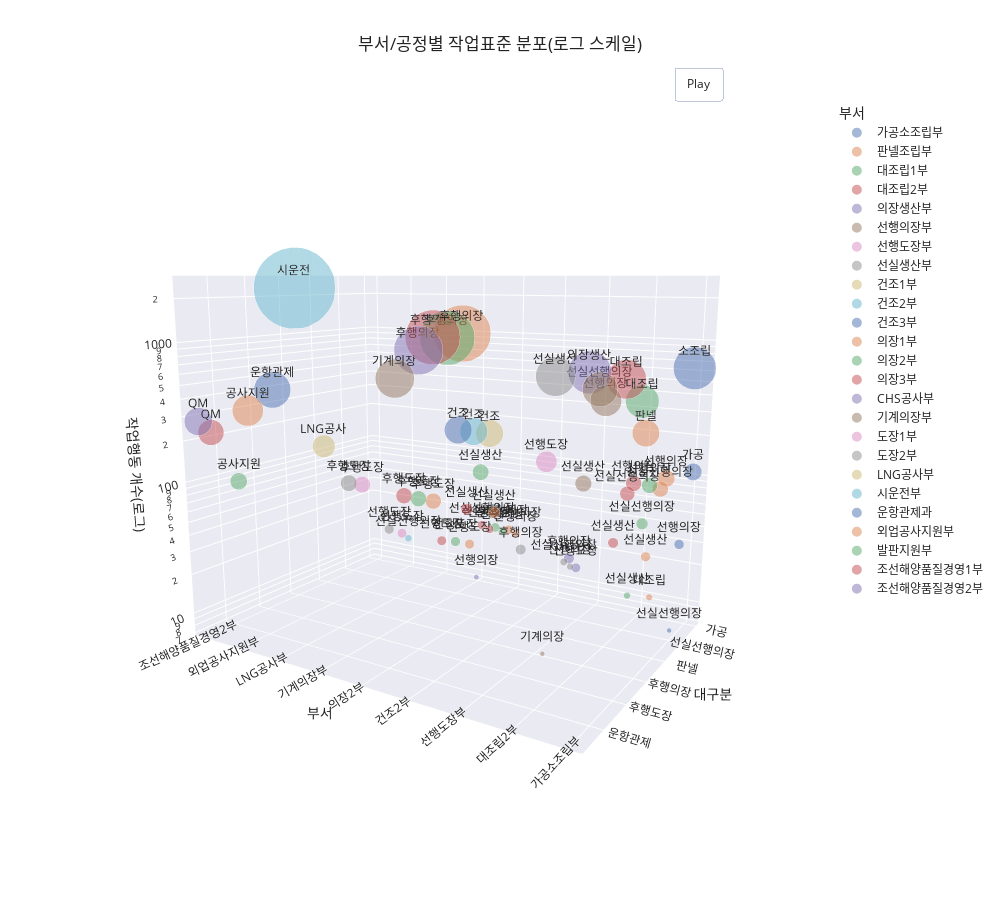

Source (notebook cell):
### Code cell
# Use for animation rotation
fig.update_layout(scene_camera_eye=dict(x=x_eye, y=y_eye, z=z_eye),
                  updatemenus=[dict(type='buttons',
                                    showactive=False,
                                    y=1,
                                    x=0.8,
                                    xanchor='left',
                                    yanchor='bottom',
                                    pad=dict(t=45, r=10),
                                    buttons=[dict(label='Play',
                                                  method='animate',
                                                  args=[None, dict(frame=dict(duration=250, redraw=True),
                                                                   transition=dict(duration=0),
                                                                   fromcurrent=True,
                                                                   mode='immediate'
                                                                   )]
                                                  )
                                             ]
                                    )
                               ]
                  )

def rotate_z(x, y, z, theta):
    w = x + 1j * y
    return np.real(np.exp(1j * theta) * w), np.imag(np.exp(1j * theta) * w), z

frames = []

for t in np.arange(0, 6.26, 0.1):
    xe, ye, ze = rotate_z(x_eye, y_eye, z_eye, -t)
    frames.append(go.Frame(layout=dict(scene_camera_eye=dict(x=xe, y=ye, z=ze))))
fig.frames = frames


fig.write_html("./results/My3dPlot.html")
pio.show(fig)

### Figure 1 — Plotly figure (JSON) as saved in the notebook; plotly's stock layout.template omitted (floating-point values rounded to 4 significant figures)
{"data": [{"customdata": [["가공소조립부"], ["가공소조립부"], ["가공소조립부"], ["가공소조립부"]], "hovertemplate": "<b>%{hovertext}</b><br><br>대구분=%{text}<br>작업행동 개수(로그)=%{marker.size}<extra></extra>", "hovertext": ["가공소조립부", "가공소조립부", "가공소조립부", "가공소조립부"], "legendgroup": "", "marker": {"color": "rgb(76,114,176)", "opacity": 0.5, "size": [107, 650, 34, 8], "sizemode": "area", "sizeref": 0.3731, "symbol": "circle"}, "mode": "markers+text", "name": "가공소조립부", "scene": "scene", "showlegend": true, "text": ["가공", "소조립", "선행의장", "선실선행의장"], "type": "scatter3d", "x": ["가공소조립부", "가공소조립부", "가공소조립부", "가공소조립부"], "y": ["가공", "소조립", "선행의장", "선실선행의장"], "z": [107, 650, 34, 8]}, {"customdata": [["판넬조립부"], ["판넬조립부"], ["판넬조립부"], ["판넬조립부"], ["판넬조립부"]], "hovertemplate": "<b>%{hovertext}</b><br><br>대구분=%{text}<br>작업행동 개수(로그)=%{marker.size}<extra></extra>", "hovertext": ["판넬조립부", "판넬조립부", "판넬조립부", "판넬조립부", "판넬조립부"], "legendgroup": "", "marker": {"color": "rgb(221,132,82)", "opacity": 0.5, "size": [15, 103, 91, 33, 265], "sizemode": "area", "sizeref": 0.3731, "symbol": "circle"}, "mode": "markers+text", "name": "판넬조립부", "scene": "scene", "showlegend": true, "text": ["대조립", "선행의장", "선실선행의장", "선실생산", "판넬"], "type": "scatter3d", "x": ["판넬조립부", "판넬조립부", "판넬조립부", "판넬조립부", "판넬조립부"], "y": ["대조립", "선행의장", "선실선행의장", "선실생산", "판넬"], "z": [15, 103, 91, 33, 265]}, {"customdata": [["대조립1부"], ["대조립1부"], ["대조립1부"], ["대조립1부"]], "hovertemplate": "<b>%{hovertext}</b><br><br>대구분=%{text}<br>작업행동 개수(로그)=%{marker.size}<extra></extra>", "hovertext": ["대조립1부", "대조립1부", "대조립1부", "대조립1부"], "legendgroup": "", "marker": {"color": "rgb(85,168,104)", "opacity": 0.5, "size": [398, 88, 48, 16], "sizemode": "area", "sizeref": 0.3731, "symbol": "circle"}, "mode": "markers+text", "name": "대조립1부", "scene": "scene", "showlegend": true, "text": ["대조립", "선행의장", "선실선행의장", "선실생산"], "type": "scatter3d", "x": ["대조립1부", "대조립1부", "대조립1부", "대조립1부"], "y": ["대조립", "선행의장", "선실선행의장", "선실생산"], "z": [398, 88, 48, 16]}, {"customdata": [["대조립2부"], ["대조립2부"], ["대조립2부"], ["대조립2부"]], "hovertemplate": "<b>%{hovertext}</b><br><br>대구분=%{text}<br>작업행동 개수(로그)=%{marker.size}<extra></extra>", "hovertext": ["대조립2부", "대조립2부", "대조립2부", "대조립2부"], "legendgroup": "", "marker": {"color": "rgb(196,78,82)", "opacity": 0.5, "size": [559, 88, 78, 38], "sizemode": "area", "sizeref": 0.3731, "symbol": "circle"}, "mode": "markers+text", "name": "대조립2부", "scene": "scene", "showlegend": true, "text": ["대조립", "선행의장", "선실선행의장", "선실생산"], "type": "scatter3d", "x": ["대조립2부", "대조립2부", "대조립2부", "대조립2부"], "y": ["대조립", "선행의장", "선실선행의장", "선실생산"], "z": [559, 88, 78, 38]}, {"customdata": [["의장생산부"], ["의장생산부"], ["의장생산부"]], "hovertemplate": "<b>%{hovertext}</b><br><br>대구분=%{text}<br>작업행동 개수(로그)=%{marker.size}<extra></extra>", "hovertext": ["의장생산부", "의장생산부", "의장생산부"], "legendgroup": "", "marker": {"color": "rgb(129,114,179)", "opacity": 0.5, "size": [665, 30, 38], "sizemode": "area", "sizeref": 0.3731, "symbol": "circle"}, "mode": "markers+text", "name": "의장생산부", "scene": "scene", "showlegend": true, "text": ["의장생산", "선행도장", "후행의장"], "type": "scatter3d", "x": ["의장생산부", "의장생산부", "의장생산부"], "y": ["의장생산", "선행도장", "후행의장"], "z": [665, 30, 38]}, {"customdata": [["선행의장부"], ["선행의장부"], ["선행의장부"], ["선행의장부"]], "hovertemplate": "<b>%{hovertext}</b><br><br>대구분=%{text}<br>작업행동 개수(로그)=%{marker.size}<extra></extra>", "hovertext": ["선행의장부", "선행의장부", "선행의장부", "선행의장부"], "legendgroup": "", "marker": {"color": "rgb(147,120,96)", "opacity": 0.5, "size": [353, 443, 97, 8], "sizemode": "area", "sizeref": 0.3731, "symbol": "circle"}, "mode": "markers+text", "name": "선행의장부", "scene": "scene", "showlegend": true, "text": ["선행의장", "선실선행의장", "선실생산", "기계의장"], "type": "scatter3d", "x": ["선행의장부", "선행의장부", "선행의장부", "선행의장부"], "y": ["선행의장", "선실선행의장", "선실생산", "기계의장"], "z": [353, 443, 97, 8]}, {"customdata": [["선행도장부"]], "hovertemplate": "<b>%{hovertext}</b><br><br>대구분=%{text}<br>작업행동 개수(로그)=%{marker.size}<extra></extra>", "hovertext": ["선행도장부"], "legendgroup": "", "marker": {"color": "rgb(218,139,195)", "opacity": 0.5, "size": [159], "sizemode": "area", "sizeref": 0.3731, "symbol": "circle"}, "mode": "markers+text", "name": "선행도장부", "scene": "scene", "showlegend": true, "text": ["선행도장"], "type": "scatter3d", "x": ["선행도장부"], "y": ["선행도장"], "z": [159]}, {"customdata": [["선실생산부"], ["선실생산부"], ["선실생산부"], ["선실생산부"]], "hovertemplate": "<b>%{hovertext}</b><br><br>대구분=%{text}<br>작업행동 개수(로그)=%{marker.size}<extra></extra>", "hovertext": ["선실생산부", "선실생산부", "선실생산부", "선실생산부"], "legendgroup": "", "marker": {"color": "rgb(140,140,140)", "opacity": 0.5, "size": [16, 19, 562, 38], "sizemode": "area", "sizeref": 0.3731, "symbol": "circle"}, "mode": "markers+text", "name": "선실생산부", "scene": "scene", "showlegend": true, "text": ["선행의장", "선실선행의장", "선실생산", "후행의장"], "type": "scatter3d", "x": ["선실생산부", "선실생산부", "선실생산부", "선실생산부"], "y": ["선행의장", "선실선행의장", "선실생산", "후행의장"], "z": [16, 19, 562, 38]}, {"customdata": [["건조1부"]], "hovertemplate": "<b>%{hovertext}</b><br><br>대구분=%{text}<br>작업행동 개수(로그)=%{marker.size}<extra></extra>", "hovertext": ["건조1부"], "legendgroup": "", "marker": {"color": "rgb(204,185,116)", "opacity": 0.5, "size": [271], "sizemode": "area", "sizeref": 0.3731, "symbol": "circle"}, "mode": "markers+text", "name": "건조1부", "scene": "scene", "showlegend": true, "text": ["건조"], "type": "scatter3d", "x": ["건조1부"], "y": ["건조"], "z": [271]}, {"customdata": [["건조2부"]], "hovertemplate": "<b>%{hovertext}</b><br><br>대구분=%{text}<br>작업행동 개수(로그)=%{marker.size}<extra></extra>", "hovertext": ["건조2부"], "legendgroup": "", "marker": {"color": "rgb(100,181,205)", "opacity": 0.5, "size": [272], "sizemode": "area", "sizeref": 0.3731, "symbol": "circle"}, "mode": "markers+text", "name": "건조2부", "scene": "scene", "showlegend": true, "text": ["건조"], "type": "scatter3d", "x": ["건조2부"], "y": ["건조"], "z": [272]}, {"customdata": [["건조3부"]], "hovertemplate": "<b>%{hovertext}</b><br><br>대구분=%{text}<br>작업행동 개수(로그)=%{marker.size}<extra></extra>", "hovertext": ["건조3부"], "legendgroup": "", "marker": {"color": "rgb(76,114,176)", "opacity": 0.5, "size": [271], "sizemode": "area", "sizeref": 0.3731, "symbol": "circle"}, "mode": "markers+text", "name": "건조3부", "scene": "scene", "showlegend": true, "text": ["건조"], "type": "scatter3d", "x": ["건조3부"], "y": ["건조"], "z": [271]}, {"customdata": [["의장1부"], ["의장1부"], ["의장1부"], ["의장1부"], ["의장1부"], ["의장1부"]], "hovertemplate": "<b>%{hovertext}</b><br><br>대구분=%{text}<br>작업행동 개수(로그)=%{marker.size}<extra></extra>", "hovertext": ["의장1부", "의장1부", "의장1부", "의장1부", "의장1부", "의장1부"], "legendgroup": "", "marker": {"color": "rgb(221,132,82)", "opacity": 0.5, "size": [25, 29, 32, 46, 1167, 88], "sizemode": "area", "sizeref": 0.3731, "symbol": "circle"}, "mode": "markers+text", "name": "의장1부", "scene": "scene", "showlegend": true, "text": ["선행의장", "선실선행의장", "선행도장", "선실생산", "후행의장", "후행도장"], "type": "scatter3d", "x": ["의장1부", "의장1부", "의장1부", "의장1부", "의장1부", "의장1부"], "y": ["선행의장", "선실선행의장", "선행도장", "선실생산", "후행의장", "후행도장"], "z": [25, 29, 32, 46, 1167, 88]}, {"customdata": [["의장2부"], ["의장2부"], ["의장2부"], ["의장2부"], ["의장2부"], ["의장2부"]], "hovertemplate": "<b>%{hovertext}</b><br><br>대구분=%{text}<br>작업행동 개수(로그)=%{marker.size}<extra></extra>", "hovertext": ["의장2부", "의장2부", "의장2부", "의장2부", "의장2부", "의장2부"], "legendgroup": "", "marker": {"color": "rgb(85,168,104)", "opacity": 0.5, "size": [25, 29, 32, 93, 1078, 88], "sizemode": "area", "sizeref": 0.3731, "symbol": "circle"}, "mode": "markers+text", "name": "의장2부", "scene": "scene", "showlegend": true, "text": ["선행의장", "선실선행의장", "선행도장", "선실생산", "후행의장", "후행도장"], "type": "scatter3d", "x": ["의장2부", "의장2부", "의장2부", "의장2부", "의장2부", "의장2부"], "y": ["선행의장", "선실선행의장", "선행도장", "선실생산", "후행의장", "후행도장"], "z": [25, 29, 32, 93, 1078, 88]}, {"customdata": [["의장3부"], ["의장3부"], ["의장3부"], ["의장3부"], ["의장3부"], ["의장3부"]], "hovertemplate": "<b>%{hovertext}</b><br><br>대구분=%{text}<br>작업행동 개수(로그)=%{marker.size}<extra></extra>", "hovertext": ["의장3부", "의장3부", "의장3부", "의장3부", "의장3부", "의장3부"], "legendgroup": "", "marker": {"color": "rgb(196,78,82)", "opacity": 0.5, "size": [25, 29, 31, 45, 1076, 89], "sizemode": "area", "sizeref": 0.3731, "symbol": "circle"}, "mode": "markers+text", "name": "의장3부", "scene": "scene", "showlegend": true, "text": ["선행의장", "선실선행의장", "선행도장", "선실생산", "후행의장", "후행도장"], "type": "scatter3d", "x": ["의장3부", "의장3부", "의장3부", "의장3부", "의장3부", "의장3부"], "y": ["선행의장", "선실선행의장", "선행도장", "선실생산", "후행의장", "후행도장"], "z": [25, 29, 31, 45, 1076, 89]}, {"customdata": [["CHS공사부"], ["CHS공사부"]], "hovertemplate": "<b>%{hovertext}</b><br><br>대구분=%{text}<br>작업행동 개수(로그)=%{marker.size}<extra></extra>", "hovertext": ["CHS공사부", "CHS공사부"], "legendgroup": "", "marker": {"color": "rgb(129,114,179)", "opacity": 0.5, "size": [9, 859], "sizemode": "area", "sizeref": 0.3731, "symbol": "circle"}, "mode": "markers+text", "name": "CHS공사부", "scene": "scene", "showlegend": true, "text": ["선행의장", "후행의장"], "type": "scatter3d", "x": ["CHS공사부", "CHS공사부"], "y": ["선행의장", "후행의장"], "z": [9, 859]}, {"customdata": [["기계의장부"]], "hovertemplate": "<b>%{hovertext}</b><br><br>대구분=%{text}<br>작업행동 개수(로그)=%{marker.size}<extra></extra>", "hovertext": ["기계의장부"], "legendgroup": "", "marker": {"color": "rgb(147,120,96)", "opacity": 0.5, "size": [543], "sizemode": "area", "sizeref": 0.3731, "symbol": "circle"}, "mode": "markers+text", "name": "기계의장부", "scene": "scene", "showlegend": true, "text": ["기계의장"], "type": "scatter3d", "x": ["기계의장부"], "y": ["기계의장"], "z": [543]}, {"customdata": [["도장1부"], ["도장1부"]], "hovertemplate": "<b>%{hovertext}</b><br><br>대구분=%{text}<br>작업행동 개수(로그)=%{marker.size}<extra></extra>", "hovertext": ["도장1부", "도장1부"], "legendgroup": "", "marker": {"color": "rgb(218,139,195)", "opacity": 0.5, "size": [31, 96], "sizemode": "area", "sizeref": 0.3731, "symbol": "circle"}, "mode": "markers+text", "name": "도장1부", "scene": "scene", "showlegend": true, "text": ["선행도장", "후행도장"], "type": "scatter3d", "x": ["도장1부", "도장1부"], "y": ["선행도장", "후행도장"], "z": [31, 96]}, {"customdata": [["도장2부"], ["도장2부"]], "hovertemplate": "<b>%{hovertext}</b><br><br>대구분=%{text}<br>작업행동 개수(로그)=%{marker.size}<extra></extra>", "hovertext": ["도장2부", "도장2부"], "legendgroup": "", "marker": {"color": "rgb(140,140,140)", "opacity": 0.5, "size": [32, 95], "sizemode": "area", "sizeref": 0.3731, "symbol": "circle"}, "mode": "markers+text", "name": "도장2부", "scene": "scene", "showlegend": true, "text": ["선행도장", "후행도장"], "type": "scatter3d", "x": ["도장2부", "도장2부"], "y": ["선행도장", "후행도장"], "z": [32, 95]}, {"customdata": [["LNG공사부"]], "hovertemplate": "<b>%{hovertext}</b><br><br>대구분=%{text}<br>작업행동 개수(로그)=%{marker.size}<extra></extra>", "hovertext": ["LNG공사부"], "legendgroup": "", "marker": {"color": "rgb(204,185,116)", "opacity": 0.5, "size": [182], "sizemode": "area", "sizeref": 0.3731, "symbol": "circle"}, "mode": "markers+text", "name": "LNG공사부", "scene": "scene", "showlegend": true, "text": ["LNG공사"], "type": "scatter3d", "x": ["LNG공사부"], "y": ["LNG공사"], "z": [182]}, {"customdata": [["시운전부"], ["시운전부"]], "hovertemplate": "<b>%{hovertext}</b><br><br>대구분=%{text}<br>작업행동 개수(로그)=%{marker.size}<extra></extra>", "hovertext": ["시운전부", "시운전부"], "legendgroup": "", "marker": {"color": "rgb(100,181,205)", "opacity": 0.5, "size": [17, 2388], "sizemode": "area", "sizeref": 0.3731, "symbol": "circle"}, "mode": "markers+text", "name": "시운전부", "scene": "scene", "showlegend": true, "text": ["선실선행의장", "시운전"], "type": "scatter3d", "x": ["시운전부", "시운전부"], "y": ["선실선행의장", "시운전"], "z": [17, 2388]}, {"customdata": [["운항관제과"]], "hovertemplate": "<b>%{hovertext}</b><br><br>대구분=%{text}<br>작업행동 개수(로그)=%{marker.size}<extra></extra>", "hovertext": ["운항관제과"], "legendgroup": "", "marker": {"color": "rgb(76,114,176)", "opacity": 0.5, "size": [477], "sizemode": "area", "sizeref": 0.3731, "symbol": "circle"}, "mode": "markers+text", "name": "운항관제과", "scene": "scene", "showlegend": true, "text": ["운항관제"], "type": "scatter3d", "x": ["운항관제과"], "y": ["운항관제"], "z": [477]}, {"customdata": [["외업공사지원부"]], "hovertemplate": "<b>%{hovertext}</b><br><br>대구분=%{text}<br>작업행동 개수(로그)=%{marker.size}<extra></extra>", "hovertext": ["외업공사지원부"], "legendgroup": "", "marker": {"color": "rgb(221,132,82)", "opacity": 0.5, "size": [344], "sizemode": "area", "sizeref": 0.3731, "symbol": "circle"}, "mode": "markers+text", "name": "외업공사지원부", "scene": "scene", "showlegend": true, "text": ["공사지원"], "type": "scatter3d", "x": ["외업공사지원부"], "y": ["공사지원"], "z": [344]}, {"customdata": [["발판지원부"]], "hovertemplate": "<b>%{hovertext}</b><br><br>대구분=%{text}<br>작업행동 개수(로그)=%{marker.size}<extra></extra>", "hovertext": ["발판지원부"], "legendgroup": "", "marker": {"color": "rgb(85,168,104)", "opacity": 0.5, "size": [103], "sizemode": "area", "sizeref": 0.3731, "symbol": "circle"}, "mode": "markers+text", "name": "발판지원부", "scene": "scene", "showlegend": true, "text": ["공사지원"], "type": "scatter3d", "x": ["발판지원부"], "y": ["공사지원"], "z": [103]}, {"customdata": [["조선해양품질경영1부"]], "hovertemplate": "<b>%{hovertext}</b><br><br>대구분=%{text}<br>작업행동 개수(로그)=%{marker.size}<extra></extra>", "hovertext": ["조선해양품질경영1부"], "legendgroup": "", "marker": {"color": "rgb(196,78,82)", "opacity": 0.5, "size": [238], "sizemode": "area", "sizeref": 0.3731, "symbol": "circle"}, "mode": "markers+text", "name": "조선해양품질경영1부", "scene": "scene", "showlegend": true, "text": ["QM"], "type": "scatter3d", "x": ["조선해양품질경영1부"], "y": ["QM"], "z": [238]}, {"customdata": [["조선해양품질경영2부"]], "hovertemplate": "<b>%{hovertext}</b><br><br>대구분=%{text}<br>작업행동 개수(로그)=%{marker.size}<extra></extra>", "hovertext": ["조선해양품질경영2부"], "legendgroup": "", "marker": {"color": "rgb(129,114,179)", "opacity": 0.5, "size": [278], "sizemode": "area", "sizeref": 0.3731, "symbol": "circle"}, "mode": "markers+text", "name": "조선해양품질경영2부", "scene": "scene", "showlegend": true, "text": ["QM"], "type": "scatter3d", "x": ["조선해양품질경영2부"], "y": ["QM"], "z": [278]}], "layout": {"height": 900, "legend": {"itemsizing": "constant", "title": {"text": "부서"}, "tracegroupgap": 0}, "scene": {"camera": {"eye": {"x": -1.25, "y": 2, "z": 0.5}}, "domain": {"x": [0, 1], "y": [0, 1]}, "xaxis": {"categoryarray": ["가공소조립부", "판넬조립부", "대조립1부", "대조립2부", "의장생산부", "선행의장부", "선행도장부", "선실생산부", "건조1부", "건조2부", "건조3부", "의장1부", "의장2부", "의장3부", "CHS공사부", "기계의장부", "도장1부", "도장2부", "LNG공사부", "시운전부", "운항관제과", "외업공사지원부", "발판지원부", "조선해양품질경영1부", "조선해양품질경영2부"], "categoryorder": "array", "title": {"text": "부서"}}, "yaxis": {"title": {"text": "대구분"}}, "zaxis": {"title": {"text": "작업행동 개수(로그)"}, "type": "log"}}, "title": {"text": "부서/공정별 작업표준 분포(로그 스케일)"}, "updatemenus": [{"buttons": [{"args": [null, {"frame": {"duration": 250, "redraw": true}, "fromcurrent": true, "mode": "immediate", "transition": {"duration": 0}}], "label": "Play", "method": "animate"}], "pad": {"r": 10, "t": 45}, "showactive": false, "type": "buttons", "x": 0.8, "xanchor": "left", "y": 1, "yanchor": "bottom"}], "width": 1000}}
